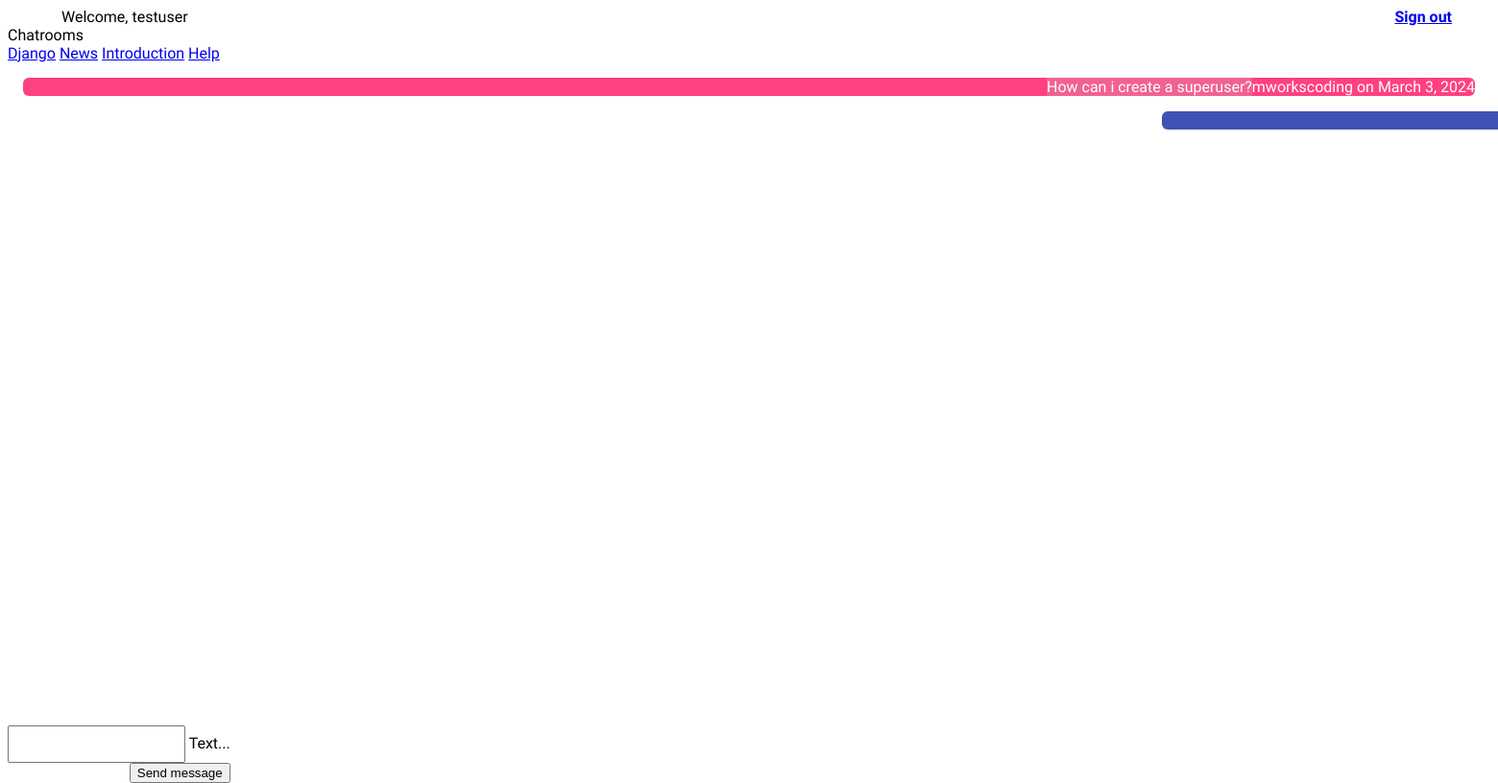
The app's page /chat/help (signed in) with its own data.
### chat/models.py (models this page shows)
class Message(models.Model):
    text = models.CharField(max_length=500)
    created_at = models.DateField(default=date.today)
    chat = models.ForeignKey(Chat, on_delete=models.CASCADE, related_name='chat_message_set', default=None, blank=True, null=True)
    author = models.ForeignKey(settings.AUTH_USER_MODEL, on_delete=models.CASCADE, related_name='author_message_set')
    receiver = models.ForeignKey(settings.AUTH_USER_MODEL, on_delete=models.CASCADE, related_name='receiver_message_set')

### chat/views.py (the view)
# urls.py: path('chat/', index),
@login_required(login_url='/login/')#redirect if not logged in
def index(request):
    index_chat = request.path.find("/chat/")     # get url name
    if index_chat != -1: # Extract the substring after "/chat/"
        chat_name = request.path[index_chat + len("/chat/"):]
    else:
        print("Not found in the path.")
        chat_name = ''
    if chat_name == '':
        redirect_to = request.GET.get('next', '/chat/django')
        return HttpResponseRedirect(redirect_to)
    chat_object = 1
    if chat_name == 'django':
        chat_object = 1
    elif chat_name == 'news':
        chat_object = 2
    elif chat_name == 'introduction':
        chat_object = 3
    elif chat_name == 'help':
        chat_object = 4
    else:
        chat_object = 1  # Default to 'django' if no chat room is specified
    if request.method == 'POST':
        mychat = Chat.objects.get(id=chat_object)
        new_message = Message.objects.create(text=request.POST['textmessage'] ,chat=mychat, author=request.user, receiver=request.user)
        serialized_obj = serializers.serialize('json', [new_message, ])
        return JsonResponse(serialized_obj[1:-1], safe=False)
    chatMessages = Message.objects.filter(chat__id=chat_object)
    return render(request, 'chat/index.html', {'messages': chatMessages, 'chat_name' : chat_name })

### chat/templates/chat/index.html (shortened to what this page needs)
{% extends "master.html" %}
{% block content %}
{% if request.user.is_authenticated %}
<div class="chat-content" id="messageContainer">
  {% for message in messages %}
  {% if message.author == request.user %}
    <div class="demo-card-square mdl-card mdl-shadow--2dp mdl-card-user">
    </div>
{% else %}
  <div class="demo-card-square mdl-card mdl-shadow--2dp mdl-card-not-user">
    <div class="mdl-card__supporting-text mdl-card-not-user-text">
      {{ message.text }}
    </div>
    <div class="mdl-card__actions mdl-card--border">
      <span class="mdl-card__supporting-text">
        {{ message.author.username }} on {{ message.created_at }}
      </span>
    </div>
  </div>
{% endif %} {% endfor %}
</div>
<div class="mdl-card__actions mdl-card--border mdl-card-center input-send-div">
  <form onsubmit="sendMessage('{{ chat_name }}'); return false;" method="POST">
    <div class="mdl-textfield mdl-js-textfield mdl-textfield--floating-label">
      <input
        class="mdl-textfield__input"
        name="textmessage"
        type="text"
        id="messageField"
        required
      />
      <label class="mdl-textfield__label" for="messageField">Text...</label>
    </div>
    <button
      class="mdl-button mdl-js-button mdl-button--raised mdl-button--colored"
    >
      Send message
    </button>
  </form>
</div>
{% else %}
<p class="signin-signup mdl-card-center">
  You are not logged in. Please log in <a href="/login/"><b>here</b></a> to read
  your Messages
</p>
{% endif %}
{% endblock %}

### templates/master.html (shortened to what this page needs)
<!DOCTYPE html>
<html lang="en">
  <head>
    {% load static %}
    <link rel="stylesheet" href="{% static 'css/fonts.css' %}">
    <link rel="stylesheet" href="{% static 'css/style.css' %}" />
    <link rel="stylesheet" href="https://code.getmdl.io/1.3.0/material.indigo-pink.min.css" />
  </head>
 <body>
  <div class="mdl-layout mdl-js-layout">
    <header class="mdl-layout__header mdl-layout__header--scroll">
      <div class="mdl-layout__header-row" style="display: flex; align-items: center; justify-content: space-between;">
        {% if request.user.is_authenticated %}
        <span class="mdl-layout-title" style="margin-left: 16px">Welcome, {{ request.user.username }}</span>
        <span class="mdl-layout-title"><a href="/sign_out/"><b>Sign out</b></a></span>
        {% else %}
        <span class="mdl-layout-title">Django Chat App</span>
        {% endif %}
      </div>
    </header>
    {% if request.user.is_authenticated %}
    <div class="mdl-layout__drawer">
      <span class="mdl-layout-title">Chatrooms</span>
      <nav class="mdl-navigation">
        <a class="mdl-navigation__link" href="/chat/django">Django</a>
        <a class="mdl-navigation__link" href="/chat/news">News</a>
        <a class="mdl-navigation__link" href="/chat/introduction">Introduction</a>
        <a class="mdl-navigation__link" href="/chat/help">Help</a>
      </nav>
    </div>
    {% endif %}
      <div>
        {% block content%}
         {% endblock %}
    </div>
  </div>
  </body>
</html>

### static/css/style.css (style rules this page uses)
html { scroll-behavior: smooth; }
body { min-height: 100vh; font-family: 'Roboto', sans-serif; }
.mdl-layout { height: calc(100vh - 105px) !important; }
.mdl-textfield__input { line-height: 2.5 !important; }
.mdl-card { border-radius: 6px !important }
.mdl-card-center { display: flex; flex-direction: column; align-items: center; }
.mdl-layout__header-row { padding: 0 40px 0 40px !important; }
.mdl-card-user { min-height: unset !important; background-color: #3f51b5 !important; display: flex !important; justify-content: flex-end !important; position: relative !important; left: calc(100vw - 374px) !important; margin: 16px !important; }
.mdl-card-not-user { min-height: unset !important; background-color: rgb(255, 64, 129) !important; display: flex !important; justify-content: flex-end !important; position: relative !important; margin: 16px !important; }
.mdl-card-not-user-text { background-color: #f06292 !important; }
.input-send-div { position: fixed; bottom: 0; background-color: white !important; z-index: 1; }
.mdl-card__supporting-text { color: white !important; }
.mdl-card__actions { text-align: end !important; }

### records on screen
Message: text "How can i create a superuser?", author.username "mworkscoding", created_at "March 3, 2024"

### other values on screen
{{ request.user.username }} "testuser"
